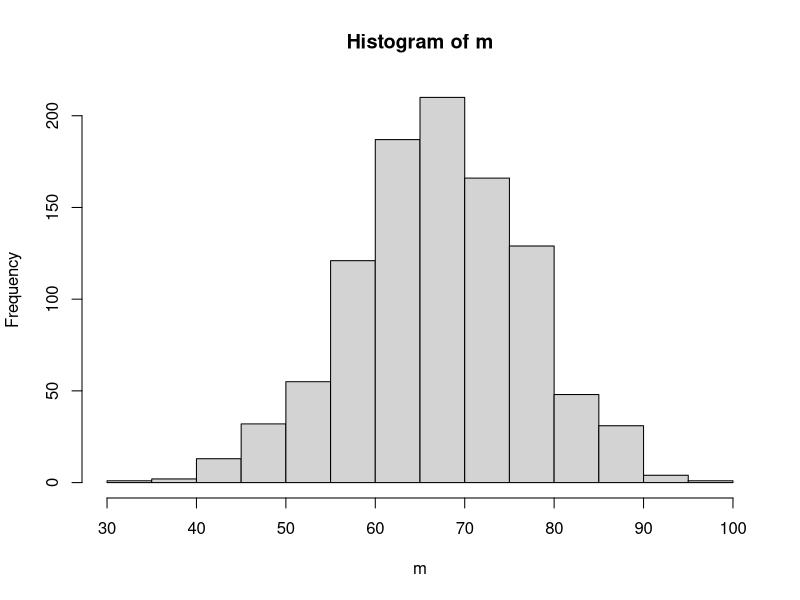
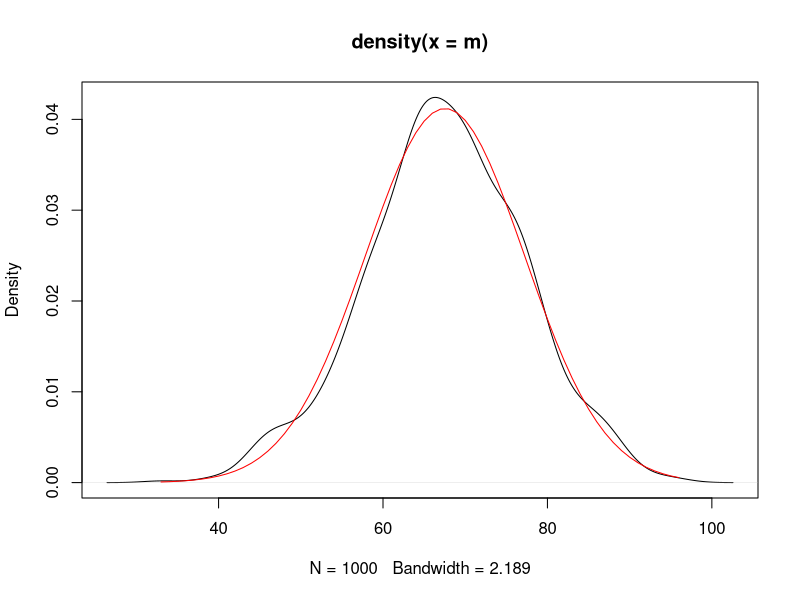
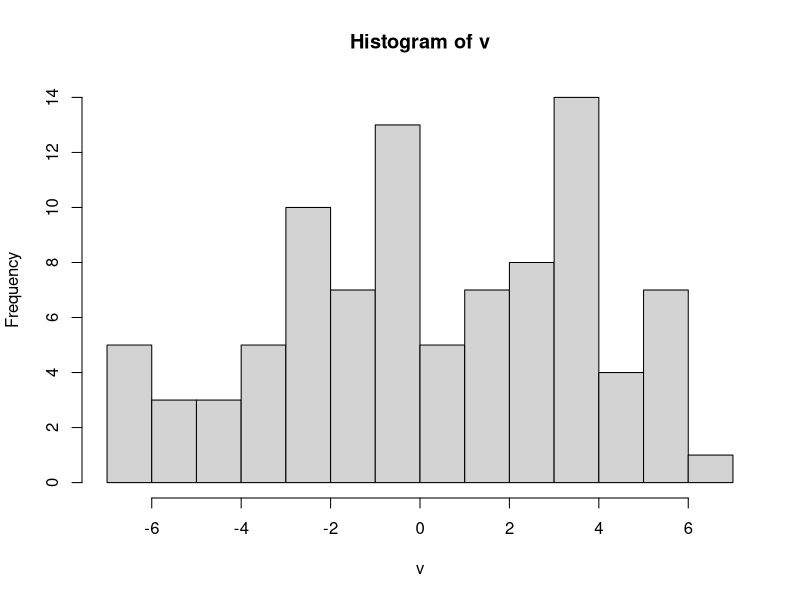
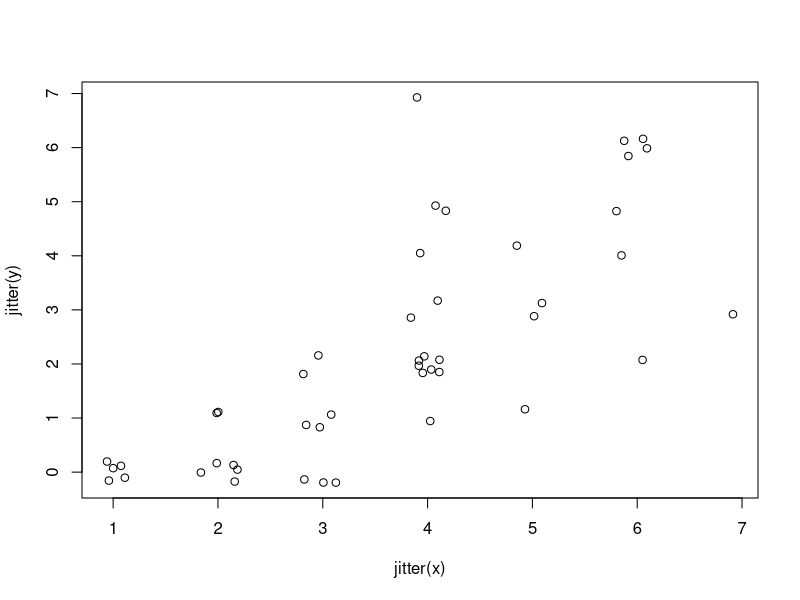
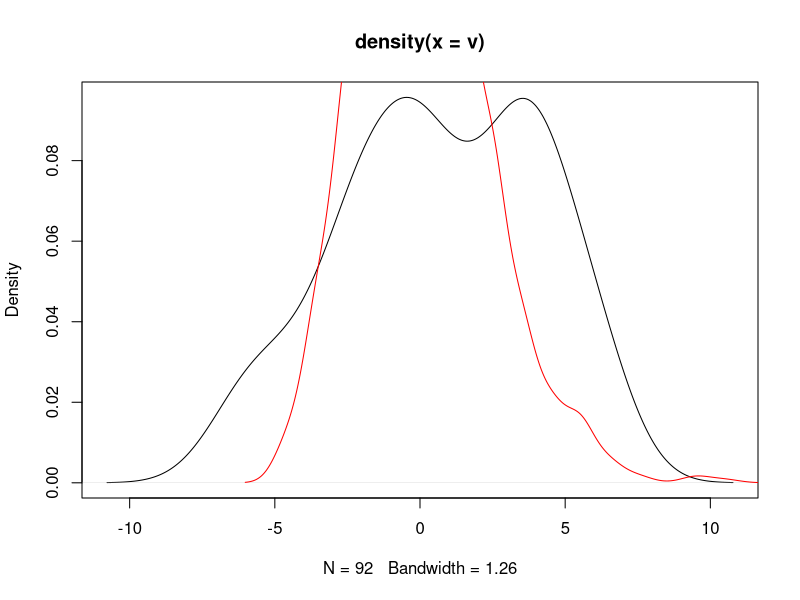
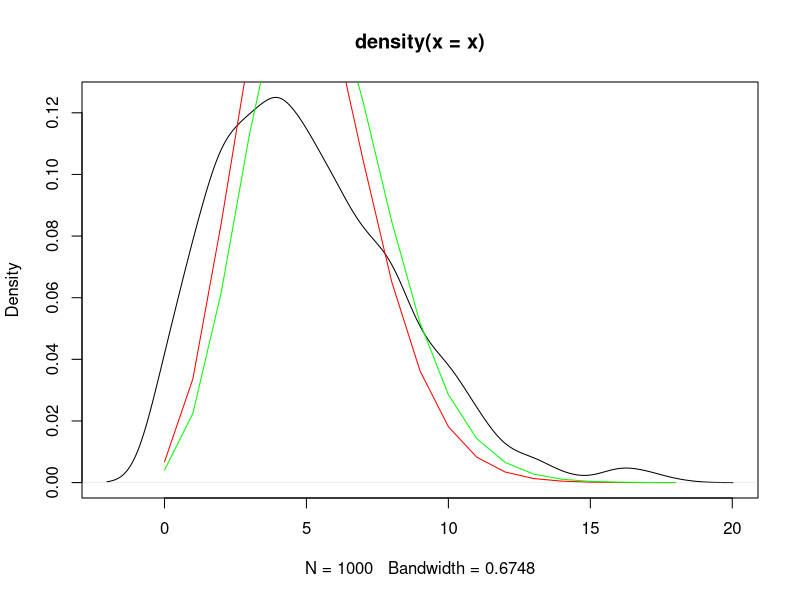

Here is the R script that generated these plots, in order: (Note: this script raises an error after producing the figures.)

### Coupled / Recursive Poisson Processes

# some basic experiments in Probabilities;


######################

rpois.heavy = function(n, lambda, rm.zero=FALSE) {
	# heavy-tailed Poisson distribution
	x = rpois(n, lambda)
	if(rm.zero) x = x[x != 0];
	y = sapply(x, function(n) rpois(1, n))
	invisible(y);
}
rpois.cor = function(n, lambda, dL, rm.zero=TRUE) {
	# correlated Poisson processes
	x = rpois(n, lambda1)
	if(rm.zero) x = x[x != 0];
	y = sapply(x - dL, function(n) rpois(1, max(0, n)))
	invisible(list(x=x, y=y));
}
simulate = function(n, FUN, FUN2, iter=100, ...) {
	# FUN = generator function;
	m = numeric(iter);
	for(id in seq(iter)) {
		r = FUN(n, ...);
		m[id] = FUN2(r);
	}
	return(m)
}
sum.rpois.cor = function(l) {
	sum(l$x, -l$y);
}

###########

### Example
dL = 1.5
lambda1 = 3

n = 50

### Simulation
# Central Limit Theorem: holds;
iter = 1000
m = simulate(n, rpois.cor, sum.rpois.cor, iter=iter, lambda=lambda1, dL=dL)

mean(m); sd(m);
hist(m, breaks=20)

plot(density(m))
gs.seq = seq(min(m), max(m))
y = dnorm(gs.seq, mean(m), sd(m));
lines(gs.seq, y, col="red")

############

############
### Test ###

r = rpois.cor(n, lambda1, dL=dL)
x = r$x; y = r$y;

### Analysis
length(x); mean(x); table(x); table(y)
table(y <= x)
table(y - x)

v = c(x, -y)
hist(v, breaks=12)
sum(v) / n; cor(x, y);
plot(jitter(x), jitter(y))

### Heavy-tailed (negative) Poisson
x = rpois(1000, lambda1*2 - dL) -  lambda1 - dL
plot(density(v))
lines(density(x), col="red")

###
n = 1000
lambda = 5
x = rpois.heavy(n, lambda)
mean(x)

plot(density(x))
gs.seq = seq(min(x), max(x))
y1 = dpois(gs.seq, lambda);
y2 = dpois(gs.seq, lambda + 0.5);
lines(gs.seq, y1, col="red")
lines(gs.seq, y2, col="green")

### Heatmap
cor(x, y)
tbl = table(x, y)
heatmap(tbl, Rowv=NA, Colv=NA)


######################
######################

### TODO

lambda2 = lambda1 - dL

nx = rpois(n, lambda1)
ny = rpois(n, lambda2)

x = sapply(nx, function(n) rpois(n, n))
y = sapply(ny, function(n) rpois(n, n))

table(sapply(x, length))
table(sapply(y, length))

v = c(unlist(x), -unlist(y))
hist(v)
sum(v)


isMiss = sapply(x, function(x) length(x) == 0)
table(unlist(y[isMiss]))
tmp = x[isMiss]
x[isMiss] = y[isMiss]
y[isMiss] = tmp;
v = c(unlist(x), -unlist(y))
hist(v)
sum(v)
